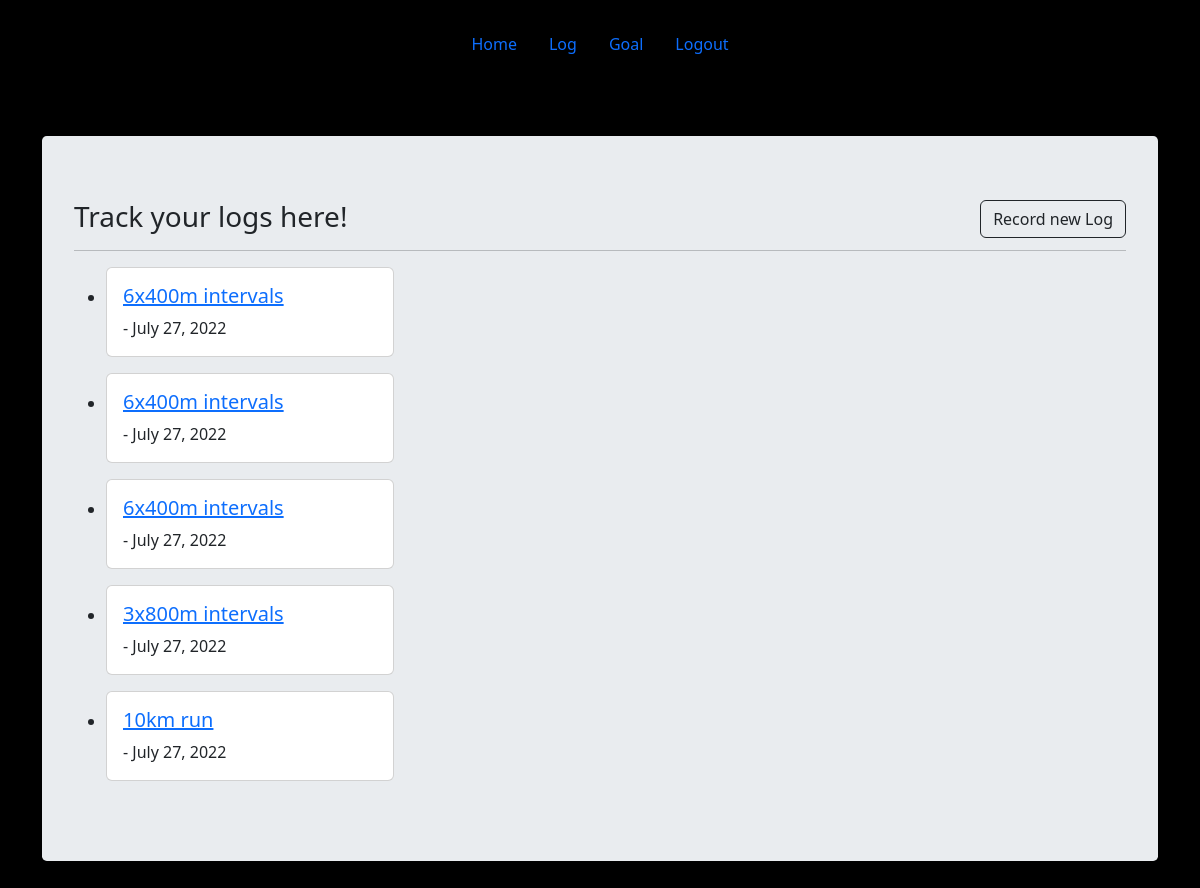
Page /logs/ (signed in) on the committed database.
### traininglog/models.py (models this page shows, shortened)
class Log(models.Model):
    user = models.ForeignKey(User, on_delete=models.CASCADE, related_name="log", null=True)
    title = models.CharField(max_length=50)
    description = models.TextField()
    pub_date = models.DateField(auto_now_add=True)

### traininglog/views.py (the view)
# urls.py: path('logs/', views.LogsView.as_view(), name='logs'),
class LogsView(generic.ListView):
    template_name = 'traininglog/logs.html'
    context_object_name = 'logs'
    def get_queryset(self):
        return Log.objects.filter(user=self.request.user).order_by('-pub_date')

### traininglog/templates/traininglog/logs.html (shortened to what this page needs)
{% extends 'traininglog/base.html' %}
  {% block content %}
  <h3>Track your logs here! <a id="record-log" href="/newlog" class="btn btn-outline-dark float-right" role="button" aria-pressed="true">Record new Log</a></h3>
  <hr>
    {% for log in logs %}
      <ul>
        <li>
          <div class="card" style="width: 18rem;">
            <div class="card-body">
              <h5 class="card-title"><a href="{% url 'traininglog:log' log.id %}">{{log.title}}</a></h5>
              <p class="card-text">- {{log.pub_date}}</p>
            </div>
          </div>
        </li>
      </ul>
    {% endfor %}
  {% endblock content %}

### traininglog/static/traininglog/style.css (style rules this page uses)
body { background-color: rgb(0, 0, 0); }

### rows in the picture
Log: title "6x400m intervals", pub_date "July 27, 2022"
Log: title "6x400m intervals", pub_date "July 27, 2022"
Log: title "6x400m intervals", pub_date "July 27, 2022"
Log: title "3x800m intervals", pub_date "July 27, 2022"
Log: title "10km run", pub_date "July 27, 2022"
